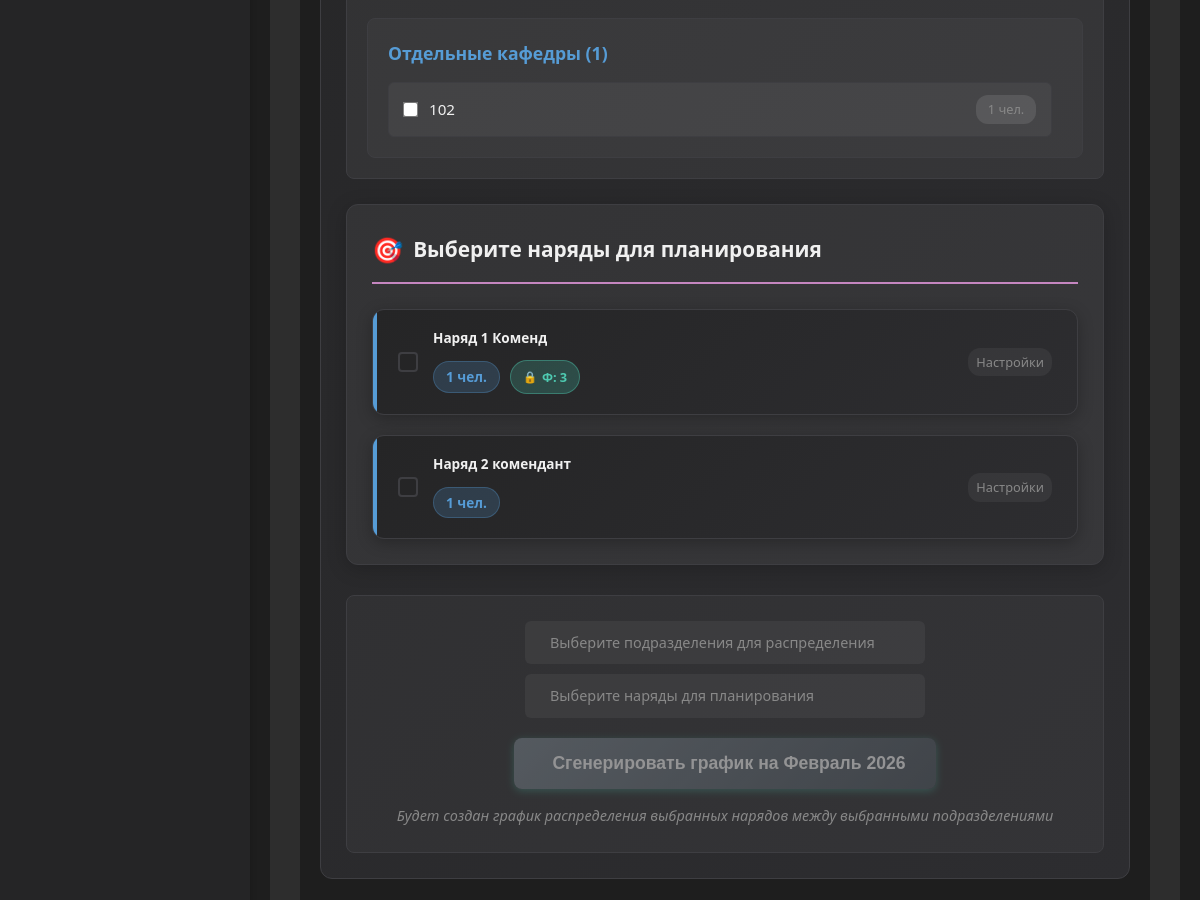
Before: /commandant/duty-plan/ (signed in, middle part) with the older database file.
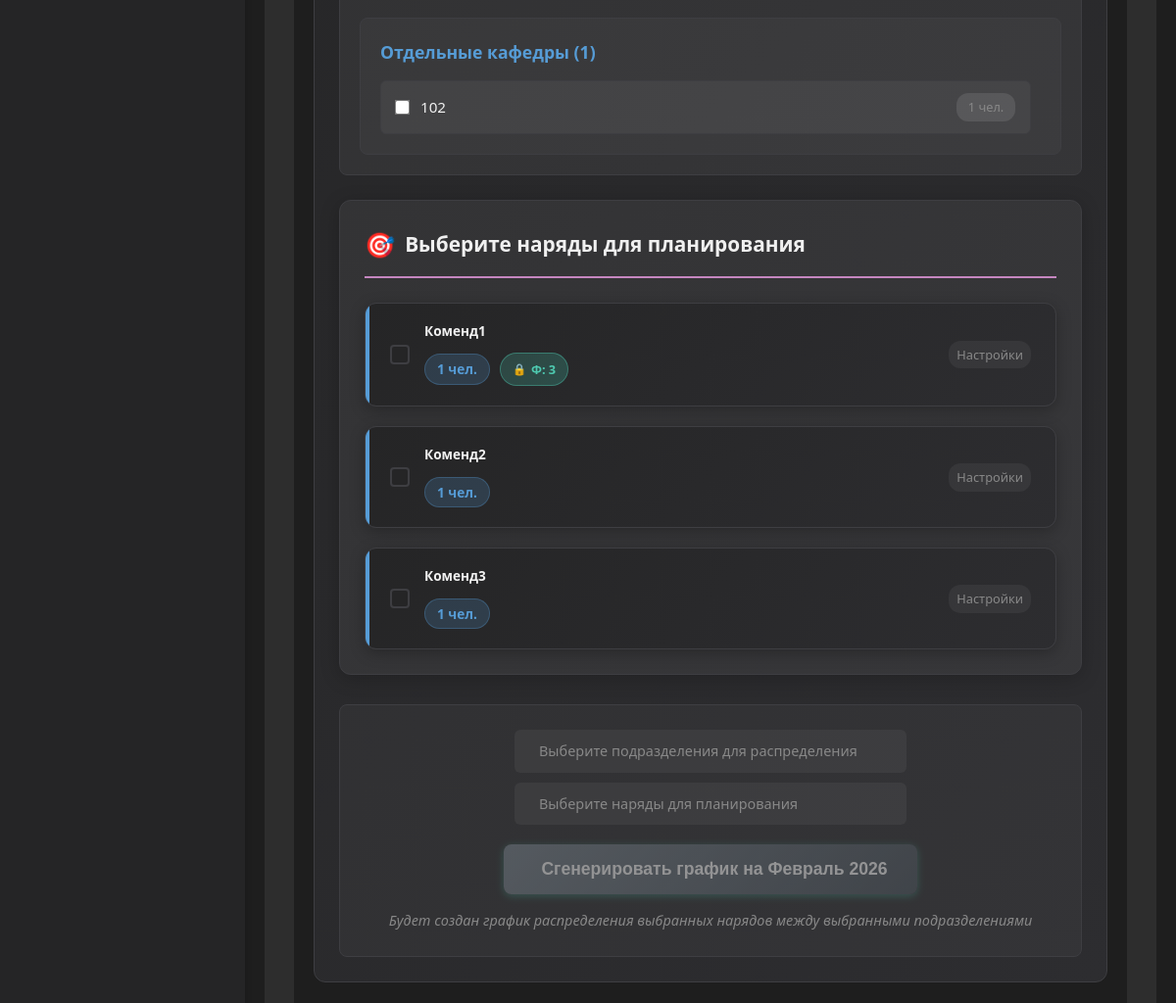
After: the same page with the newer database file.
### unit/models.py (models this page shows, shortened)
class Department(models.Model):
    name = models.CharField(max_length=20, verbose_name="Название кафедры", unique=True)
    faculty = models.ForeignKey(
        'Faculty',
        on_delete=models.SET_NULL,
        null=True,
        blank=True,
        verbose_name="Факультет",
        related_name="departments"
    )
    class Meta:
        verbose_name = 'Кафедра'
        verbose_name_plural = 'Кафедры'

class Faculty(models.Model):
    name = models.CharField(max_length=20, verbose_name="Название факультета", unique=True)
    class Meta:
        verbose_name = 'Факультет'
        verbose_name_plural = 'Факультеты'

### duty/models.py (models this page shows, shortened)
class Duty(models.Model):
    duty_name = models.CharField('Название наряда', max_length=50)
    duty_weight = models.FloatField('Вес наряда')
    is_commandant = models.BooleanField('Добавлено комендантом', default=False)
    faculty = models.ForeignKey(
        Faculty,
        on_delete=models.SET_NULL,
        null=True,
        blank=True,
        verbose_name='Факультет',
        related_name='duties'
    )
    department = models.ForeignKey(
        Department,
        on_delete=models.SET_NULL,
        null=True,
        blank=True,
        verbose_name='Кафедра',
        related_name='duties'
    )
    people_count = models.PositiveIntegerField('Количество людей', default=1)
    assigned_faculty = models.ForeignKey(
        Faculty,
        on_delete=models.SET_NULL,
        null=True,
        blank=True,
        verbose_name='Закреплённый факультет',
        related_name='assigned_duties_as_faculty'
    )
    assigned_department = models.ForeignKey(
        Department,
        on_delete=models.SET_NULL,
        null=True,
        blank=True,
        verbose_name='Закреплённая кафедра',
        related_name='assigned_duties_as_department'
    )
    class Meta:
        verbose_name = 'Наряд'
        verbose_name_plural = 'Наряды'
        constraints = [
            models.UniqueConstraint(
                fields=['duty_name'],
                name='unique_duty_for_commandant',
                condition=Q(is_commandant=True)
            ),
            models.UniqueConstraint(
                fields=['duty_name', 'faculty'],
                name='unique_duty_for_faculty',
                condition=Q(faculty__isnull=False, department__isnull=True, is_commandant=False)
            ),
            models.UniqueConstraint(
                fields=['duty_name', 'department'],
                name='unique_duty_for_department',
                condition=Q(department__isnull=False)
            ),
        ]

### commandant/views.py (the view, shortened to what this page needs)
# urls.py: path('duty-plan/', views.DutyPlanView.as_view(), name='duty_plan'),
class DutyPlanView(IsCommandantMixin, TemplateView):
    template_name = 'profiles/commandant/duty_plan.html'
    def get_context_data(self, **kwargs):
        context = super().get_context_data(**kwargs)
        year = self.request.GET.get('year')
        month = self.request.GET.get('month')
        try:
            year = int(year) if year else timezone.now().year
            month = int(month) if month else timezone.now().month
            current_date = datetime(year, month, 1).date()
        except (ValueError, TypeError):
            current_date = timezone.now().date().replace(day=1)
        monthly_plan = MonthlyDutyPlan.objects.filter(month=current_date).first()
        duties = Duty.objects.filter(is_commandant=True)
        schedules = DutySchedule.objects.filter(
            date__year=year,
            date__month=month
        ).select_related('duty', 'assigned_faculty', 'assigned_department')
        cal = calendar.Calendar(firstweekday=0)
        month_days = cal.monthdayscalendar(year, month)
        calendar_weeks = []
        for week in month_days:
            calendar_week = []
            for day in week:
                if day == 0:
                    calendar_week.append({'day': None, 'date': None, 'schedules': []})
                else:
                    day_date = datetime(year, month, day).date()
                    day_schedules = [s for s in schedules if s.date == day_date]
                    calendar_week.append({
                        'day': day,
                        'date': day_date,
                        'schedules': day_schedules,
                        'is_today': day_date == timezone.now().date()
                    })
            calendar_weeks.append(calendar_week)
        duty_schedules = {}
        unit_stats = self.get_unit_stats(schedules)
        faculties = Faculty.objects.annotate(
            staff_count=Count('departments__people', distinct=True) + Count('people', distinct=True)
        ).order_by('name')
        independent_departments = Department.objects.filter(faculty__isnull=True).annotate(
            staff_count=Count('people', distinct=True)
        ).order_by('name')
        selected_units_list = []
        if monthly_plan and monthly_plan.selected_units:
            selected_units_list = monthly_plan.selected_units
        context.update({
            'current_date': current_date,
            'prev_month': self.get_adjacent_month(current_date, -1),
            'next_month': self.get_adjacent_month(current_date, 1),
            'duties': duties,
            'monthly_plan': monthly_plan,
            'calendar_weeks': calendar_weeks,
            'schedules': schedules,
            'duty_schedules': duty_schedules,
            'unit_stats': unit_stats,
            'schedule_form': DutyScheduleSettingsForm(),
            'faculties': faculties,
            'independent_departments': independent_departments,
            'selected_units_list': selected_units_list,  # Добавлено для шаблона
        })
        return context
    def get_unit_stats(self, schedules):
        stats = defaultdict(lambda: {'count': 0, 'duties': set(), 'name': ''})
        return dict(stats)
    def get_adjacent_month(self, date, delta):
        year = date.year
        month = date.month + delta
        if month > 12:
            year += 1
            month = 1
        elif month < 1:
            year -= 1
            month = 12
        return datetime(year, month, 1).date()

### core/mixins.py (called while the page is built)
    def dispatch(self, request, *args, **kwargs):
        if not request.user.is_authenticated:
            messages.warning(request, _("Для доступа необходимо авторизоваться"))
            return redirect(self.login_url)
        if not request.user.groups.filter(name='Комендант').exists():
            messages.warning(request, self.permission_denied_message)
            return redirect('home')
        return super().dispatch(request, *args, **kwargs)

### core/templatetags/custom_filters.py (called while the page is built)
@register.filter
def get_item(dictionary, key):
    return dictionary.get(key, [])

### core/utils.py (called while the page is built)
def get_user_type(user):
    if user.is_superuser:
        return 'admin'
    groups = list(user.groups.values_list('name', flat=True))
    if 'Комендант' in groups:
        return 'commandant'
    elif 'Факультет' in groups:
        return 'faculty'
    elif 'Кафедра' in groups:
        return 'department'
    return None

### templates/profiles/commandant/duty_plan.html (shortened to what the changed rows need)
{% extends "base_account.html" %}
{% load static %}
{% load dict_filters %}
{% load weekday_filters %}
{% load custom_filters %}
{% block extra_head %}
<link rel="stylesheet" href="{% static 'css/commandant_duty_plan.css' %}">
<link rel="stylesheet" href="https://cdn.jsdelivr.net/npm/flatpickr/dist/flatpickr.min.css">
<link rel="stylesheet" href="{% static 'css/duty_plan_editing.css' %}">
{% endblock %}
{% block account_content %}
<div class="duty-plan-container">
    <div class="control-panel">
        <div class="duty-selection">
            <div class="unit-selection-section">
                <div class="units-grid">
                    <div class="units-category">
                        <div class="units-list" id="departments-list">
                            {% for department in independent_departments %}
                            <label class="unit-checkbox">
                                <input type="checkbox" name="selected_units" value="department_{{ department.id }}"
                                    data-type="department" data-id="{{ department.id }}" class="unit-checkbox-input"
                                    {% if department.id|stringformat:"i" in selected_units_list or "department_"|add:department.id|stringformat:"i" in selected_units_list %}checked{% endif %}>
                                <span class="unit-name">{{ department.name }}</span>
                                <span class="unit-staff-count">{{ department.staff_count }} чел.</span>
                            </label>
                            {% empty %}
                            <div class="no-units">Нет отдельных кафедр</div>
                            {% endfor %}
                        </div>
                    </div>
                </div>
            </div>
            <div class="plan-duties-section">
                <div class="plan-duties-list">
                    {% for duty in duties %}
                    <div class="plan-duty-card" data-duty-id="{{ duty.id }}">
                        <div class="plan-duty-header">
                            <input type="checkbox" name="selected_duties" value="{{ duty.id }}"
                                   id="plan_duty_{{ duty.id }}" class="plan-duty-check"
                                   {% if monthly_plan and duty in monthly_plan.duties.all %}checked{% endif %}>
                            <div class="plan-duty-content">
                                <div class="plan-duty-main-info">
                                    <label for="plan_duty_{{ duty.id }}" class="plan-duty-name">
                                        {{ duty.duty_name }}
                                    </label>
                                    <div class="plan-duty-meta">
                                        <span class="plan-duty-count">{{ duty.people_count }} чел.</span>
                                        {% if duty.assigned_faculty %}
                                            <span class="plan-duty-badge badge-fixed">Ф: {{ duty.assigned_faculty.name }}</span>
                                        {% elif duty.assigned_department %}
                                            <span class="plan-duty-badge badge-fixed">К: {{ duty.assigned_department.name }}</span>
                                        {% endif %}
                                    </div>
                                </div>
                                <span class="plan-expand-indicator">
                                     Настройки
                                </span>
                            </div>
                        </div>
                    </div>
                    {% endfor %}
                </div>
            </div>
        </div>
    </div>
</div>
{% endblock %}

Changed rows visible on the page:
removed Duty: duty_name "Наряд 1 Коменд", people_count "1", assigned_faculty.name "3"
removed Duty: duty_name "Наряд 2 комендант", people_count "1"
added Duty: duty_name "Коменд1", people_count "1", assigned_faculty.name "3"
added Duty: duty_name "Коменд2", people_count "1"
added Duty: duty_name "Коменд3", people_count "1"
